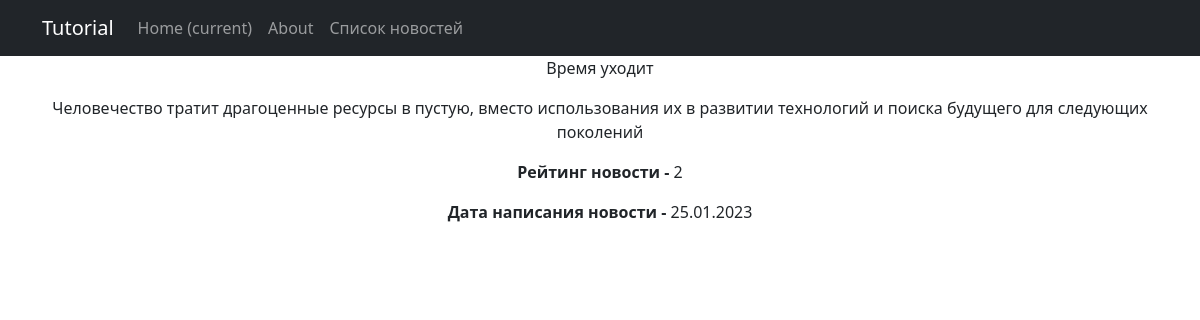
The page /news/2 on the database its author committed.
### news/models.py (models this page shows, shortened)
class Post(models.Model):
    author = models.ForeignKey(Author, on_delete=models.CASCADE)
    ARTICLE = 'AR'
    NEWS = 'NW'
    CATEGORY_CHOICES = (
        (ARTICLE, 'статья'),
        (NEWS, 'новость')
    )
    categoryType = models.CharField(max_length=2,
                            choices=CATEGORY_CHOICES,
                            default=ARTICLE)
    dateCreation = models.DateTimeField(auto_now_add=True)
    postCategory = models.ManyToManyField(Category, through='PostCategory')
    title = models.CharField(max_length=255)
    text = models.TextField()
    rating = models.IntegerField(default=0)

### news/views.py (the view)
# urls.py: path('news/<int:pk>', CurrentNews.as_view()),
class CurrentNews(DetailView):
    model = Post
    template_name = 'CurrentNews.html'
    context_object_name = 'CurrentNews'
    def get_queryset(self):
        return Post.objects.filter(categoryType='NW')

### news/templatetags/custom_filters.py (called while the page is built)
@register.filter(name='censor')
def censor (value):
    if not isinstance(value, str):
        raise TypeError(f"Ошибка: переменная {value} должна быть строкой" )
    for bw in value.split():
        if bw in bad_words:
            value = value.replace(bw, list(bw)[0] + ((len(bw) - 1) * "*"))
    return value

### news/templates/CurrentNews.html (shortened to what this page needs)
{% extends 'flatpages/default.html' %}
{% load custom_filters %}
{% block content %}
<p> {{ CurrentNews.title|censor }} </p>
<p> {{ CurrentNews.text|censor }} </p>
<p> <b> Рейтинг новости - </b> {{ CurrentNews.rating }} </p>
<p> <b> Дата написания новости - </b> {{ CurrentNews.dateCreation|date:'d.m.Y' }} </p>
{% endblock content %}

### rows shown on the page
Post: title|censor "Время уходит", text|censor "Человечество тратит драгоценные ресурсы в пустую, вместо использования их в развитии технологий и поиска будущего для следующих поколений", rating "2", dateCreation "25.01.2023"
